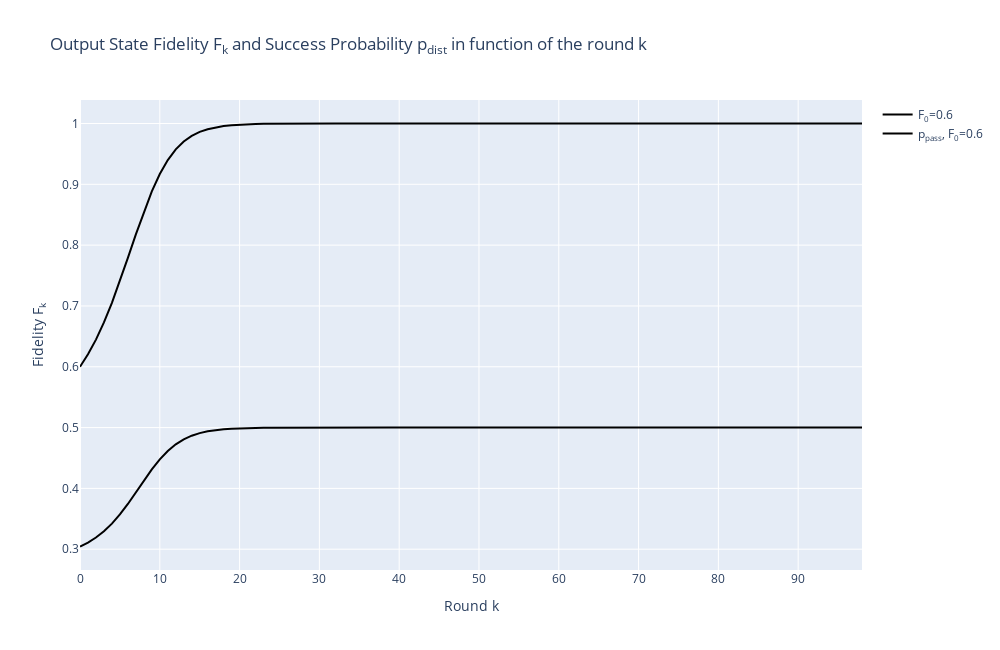

The cell this chart's notebook holds for it:
### Markdown cell above
### Output State Fidelity $F_k$ and Success Probability $p_{dist}$ in function of the Round Number $k$
Fixed $F_0=\frac{3}{4}$

### Code cell
rounds = np.arange(0, 99, 1)
F_0 = [0.60] #, 0.75, 0.8]

fig = go.Figure()

colors = ['black', 'green', 'blue']

for idx, init_F in enumerate(F_0):
    fidelities = [init_F]
    pass_probabilities = [(output_p_pass(init_F)/2)]

    for i in rounds[1:]:
        fidelities.append(output_fidelity(fidelities[i-1]))
        pass_probabilities.append((output_p_pass(fidelities[i])/2))

    fig.add_trace(go.Scatter(x=rounds, y=fidelities,
                             mode='lines',
                             name=f"F<sub>0</sub>={init_F}",
                             line=dict(color=colors[idx])))

    fig.add_trace(go.Scatter(x=rounds, y=pass_probabilities,
                             mode='lines',
                             name=f"p<sub>pass</sub>, F<sub>0</sub>={init_F}",
                             line=dict(color=colors[idx])))

fig.update_layout(
    title="Output State Fidelity F<sub>k</sub> and Success Probability p<sub>dist</sub> in function of the round k",
    xaxis_title='Round k',
    yaxis_title="Fidelity F<sub>k</sub>",
    width=PLT_WIDTH,
    height=PLT_HEIGHT
)

fig.show()

### Figure 1 — Plotly figure (JSON) as saved in the notebook; plotly's stock layout.template omitted (floating-point values rounded to 4 significant figures)
{"data": [{"line": {"color": "black"}, "mode": "lines", "name": "F<sub>0</sub>=0.6", "type": "scatter", "x": [0, 1, 2, 3, 4, 5, 6, 7, 8, 9, 10, 11, 12, 13, 14, 15, 16, 17, 18, 19, 20, 21, 22, 23, 24, 25, 26, 27, 28, 29, 30, 31, 32, 33, 34, 35, 36, 37, 38, 39, 40, 41, 42, 43, 44, 45, 46, 47, 48, 49, 50, 51, 52, 53, 54, 55, 56, 57, 58, 59, 60, 61, 62, 63, 64, 65, 66, 67, 68, 69, 70, 71, 72, 73, 74, 75, 76, 77, 78, 79, 80, 81, 82, 83, 84, 85, 86, 87, 88, 89, 90, 91, 92, 93, 94, 95, 96, 97, 98], "y": [0.6, 0.6204, 0.6446, 0.6729, 0.7051, 0.7409, 0.779, 0.8178, 0.8549, 0.8885, 0.917, 0.9399, 0.9575, 0.9704, 0.9797, 0.9862, 0.9907, 0.9937, 0.9958, 0.9972, 0.9981, 0.9987, 0.9992, 0.9994, 0.9996, 0.9998, 0.9998, 0.9999, 0.9999, 1.0, 1.0, 1.0, 1.0, 1.0, 1.0, 1.0, 1.0, 1.0, 1.0, 1.0, 1.0, 1.0, 1.0, 1.0, 1.0, 1.0, 1.0, 1.0, 1.0, 1.0, 1.0, 1.0, 1.0, 1.0, 1.0, 1.0, 1.0, 1.0, 1.0, 1.0, 1.0, 1.0, 1.0, 1.0, 1.0, 1.0, 1.0, 1.0, 1.0, 1.0, 1.0, 1.0, 1.0, 1.0, 1.0, 1.0, 1.0, 1.0, 1.0, 1.0, 1.0, 1.0, 1.0, 1.0, 1.0, 1.0, 1.0, 1.0, 1.0, 1.0, 1.0, 1.0, 1.0, 1.0, 1.0, 1.0, 1.0, 1.0, 1.0]}, {"line": {"color": "black"}, "mode": "lines", "name": "p<sub>pass</sub>, F<sub>0</sub>=0.6", "type": "scatter", "x": [0, 1, 2, 3, 4, 5, 6, 7, 8, 9, 10, 11, 12, 13, 14, 15, 16, 17, 18, 19, 20, 21, 22, 23, 24, 25, 26, 27, 28, 29, 30, 31, 32, 33, 34, 35, 36, 37, 38, 39, 40, 41, 42, 43, 44, 45, 46, 47, 48, 49, 50, 51, 52, 53, 54, 55, 56, 57, 58, 59, 60, 61, 62, 63, 64, 65, 66, 67, 68, 69, 70, 71, 72, 73, 74, 75, 76, 77, 78, 79, 80, 81, 82, 83, 84, 85, 86, 87, 88, 89, 90, 91, 92, 93, 94, 95, 96, 97, 98], "y": [0.3044, 0.311, 0.3192, 0.3295, 0.3421, 0.3571, 0.3744, 0.3933, 0.4126, 0.4312, 0.4477, 0.4615, 0.4724, 0.4807, 0.4866, 0.4909, 0.4938, 0.4958, 0.4972, 0.4981, 0.4987, 0.4992, 0.4994, 0.4996, 0.4998, 0.4998, 0.4999, 0.4999, 0.5, 0.5, 0.5, 0.5, 0.5, 0.5, 0.5, 0.5, 0.5, 0.5, 0.5, 0.5, 0.5, 0.5, 0.5, 0.5, 0.5, 0.5, 0.5, 0.5, 0.5, 0.5, 0.5, 0.5, 0.5, 0.5, 0.5, 0.5, 0.5, 0.5, 0.5, 0.5, 0.5, 0.5, 0.5, 0.5, 0.5, 0.5, 0.5, 0.5, 0.5, 0.5, 0.5, 0.5, 0.5, 0.5, 0.5, 0.5, 0.5, 0.5, 0.5, 0.5, 0.5, 0.5, 0.5, 0.5, 0.5, 0.5, 0.5, 0.5, 0.5, 0.5, 0.5, 0.5, 0.5, 0.5, 0.5, 0.5, 0.5, 0.5, 0.5]}], "layout": {"height": 650, "title": {"text": "Output State Fidelity F<sub>k</sub> and Success Probability p<sub>dist</sub> in function of the round k"}, "width": 1000, "xaxis": {"title": {"text": "Round k"}}, "yaxis": {"title": {"text": "Fidelity F<sub>k</sub>"}}}}
